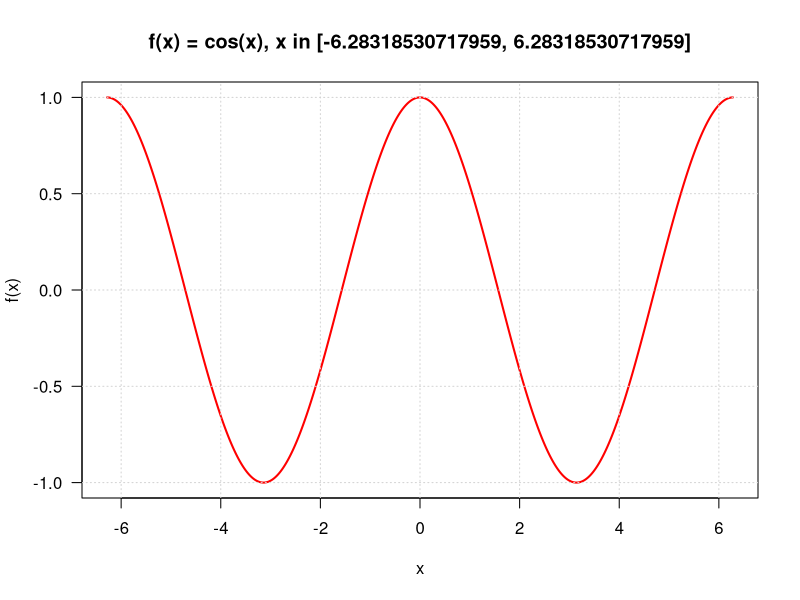
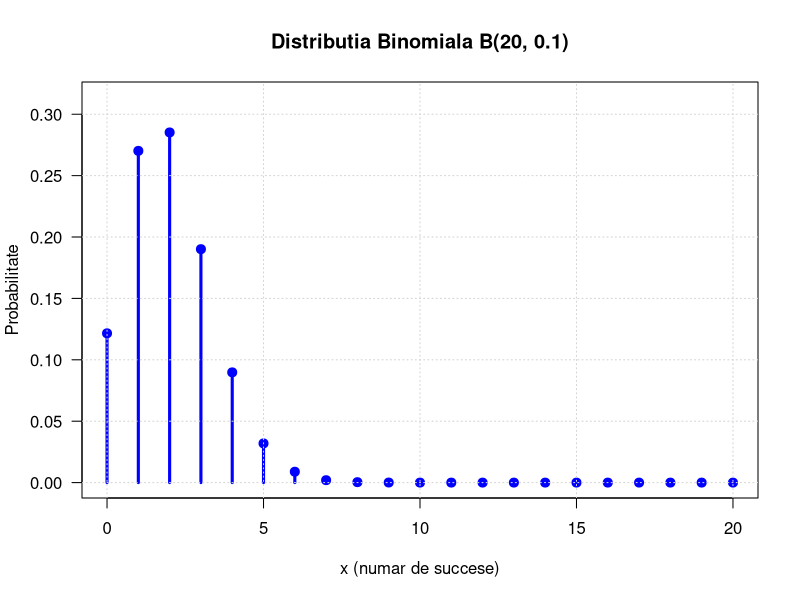
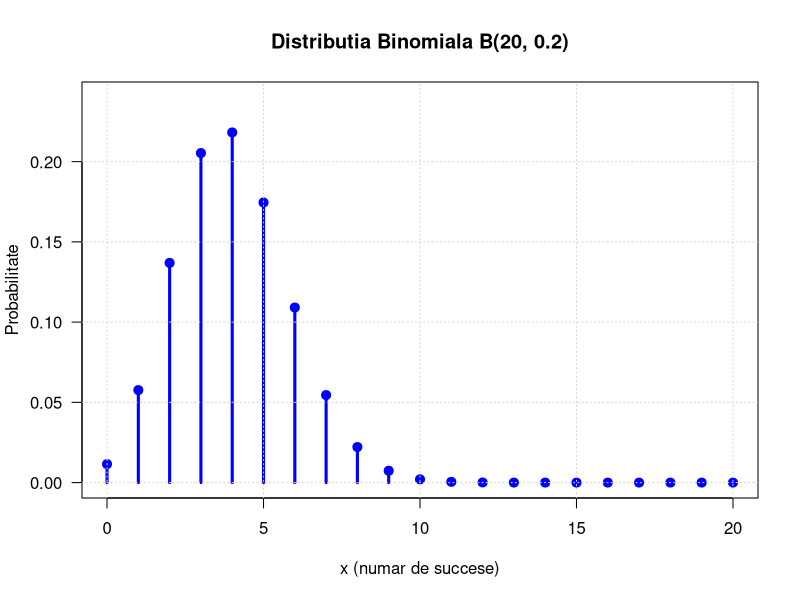
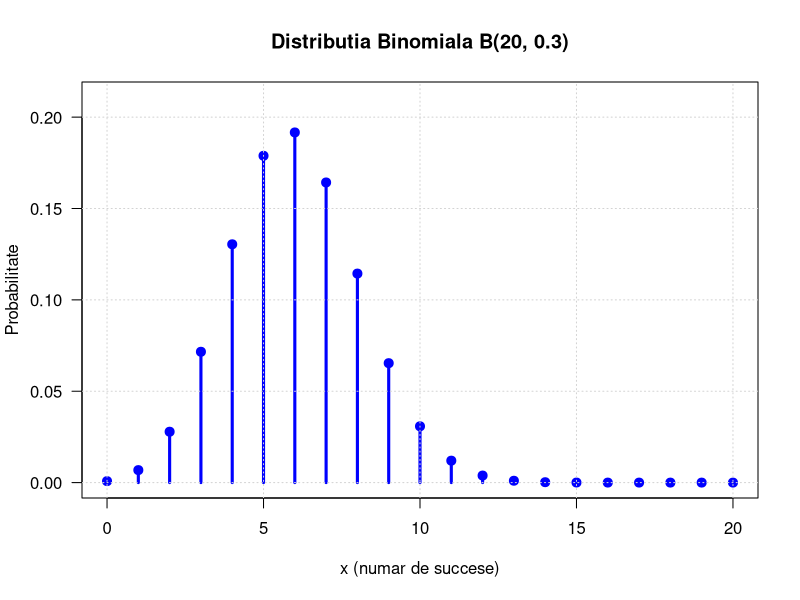
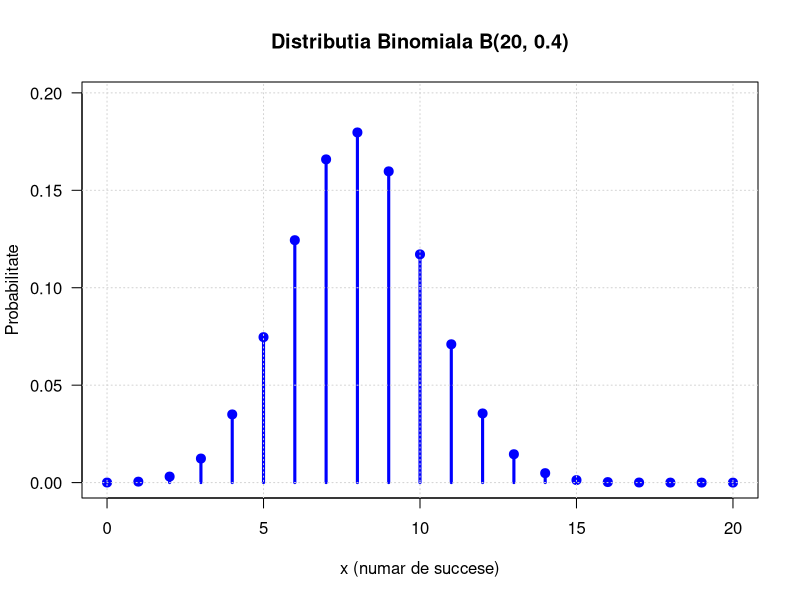
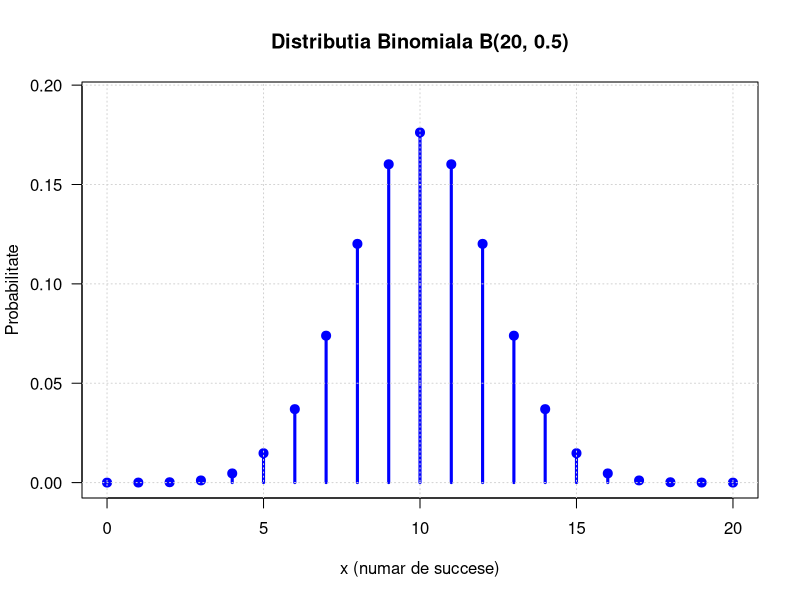
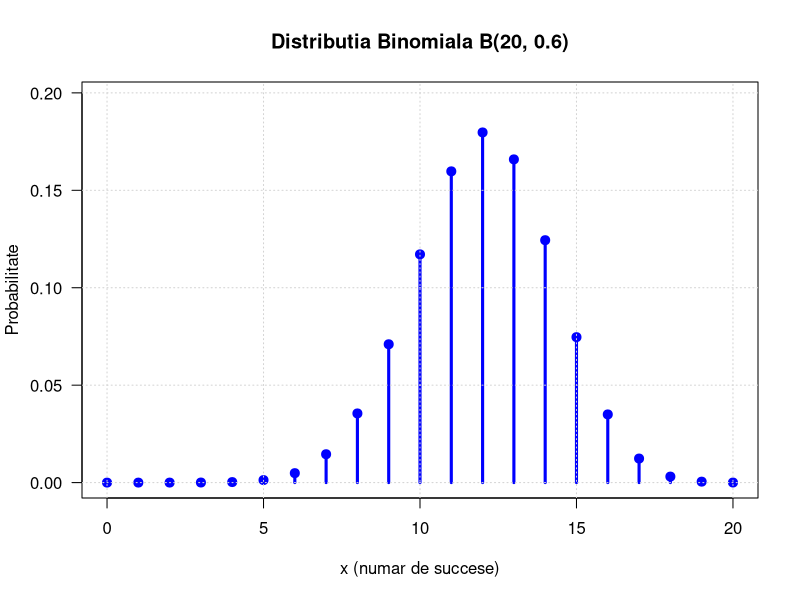
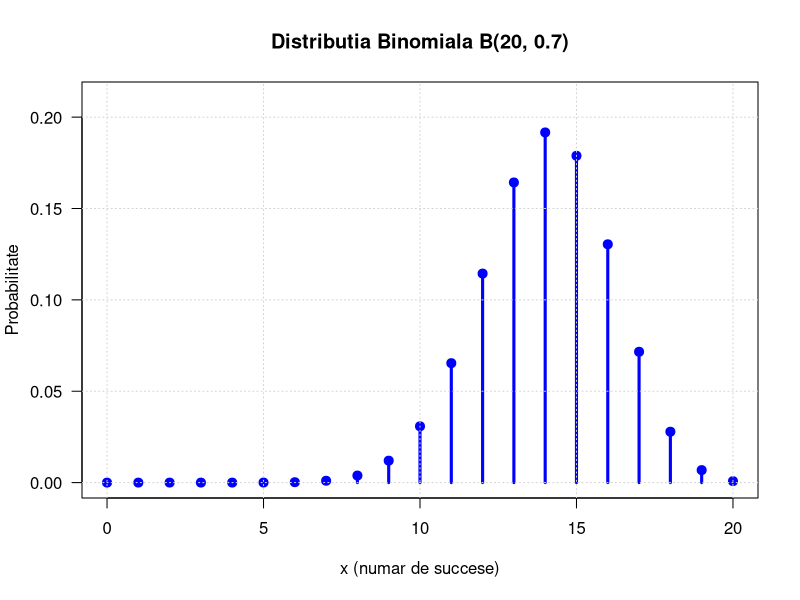

Write R code to recreate these figures, in order.

if (require(rstudioapi)) {
  setwd(dirname(rstudioapi::getSourceEditorContext()$path))
}


cat("Directorul de lucru:", getwd(), "\n\n")



# EXERCITIUL 1


# Functie pentru afisarea graficului functiei cos(x) pe intervalul [a, b]
plot_cosinus <- function(a, b) {
  # Generam valori pentru x pe intervalul [a, b]
  x <- seq(a, b, length.out = 1000)
  # Calculam valorile functiei cos(x)
  y <- cos(x)
  
  # Cream graficul
  plot(x, y, 
       type = "l",           # tip linie
       col = "red",          # culoare rosie
       lwd = 2,              # grosime linie 2
       main = paste0("f(x) = cos(x), x in [", a, ", ", b, "]"),
       xlab = "x",
       ylab = "f(x)",
       las = 1)
  
  
  grid()
}

# Afisam graficul in Plots
plot_cosinus(-2*pi, 2*pi)


png("exercitiul1_cosinus.png", width = 800, height = 600, res = 100)
plot_cosinus(-2*pi, 2*pi)
dev.off()
cat("Salvat: exercitiul1_cosinus.png\n\n")


readline(prompt = "Apasa Enter pentru a continua la Exercitiul 2...")



# EXERCITIUL 2


# Refacem graficele pentru distributia binomiala B(n=20, x, p)
# pentru p = 0.1, 0.2, ..., 0.9

n <- 20
x <- 0:n

p_values <- seq(0.1, 0.9, by = 0.1)

for (p in p_values) {
  probabilitati <- dbinom(x, size = n, prob = p)
  
  # Afisam in Plots
  plot(x, probabilitati,
       type = "h",
       lwd = 3,
       col = "blue",
       main = paste0("Distributia Binomiala B(20, ", p, ")"),
       xlab = "x (numar de succese)",
       ylab = "Probabilitate",
       las = 1,
       ylim = c(0, max(probabilitati) * 1.1))
  
  points(x, probabilitati, pch = 19, col = "blue", cex = 1.2)
  grid()
  
  
  png(paste0("exercitiul2_binomial_n20_p", p, ".png"), 
      width = 800, height = 600, res = 100)
  
  plot(x, probabilitati,
       type = "h",
       lwd = 3,
       col = "blue",
       main = paste0("Distributia Binomiala B(20, ", p, ")"),
       xlab = "x (numar de succese)",
       ylab = "Probabilitate",
       las = 1,
       ylim = c(0, max(probabilitati) * 1.1))
  
  points(x, probabilitati, pch = 19, col = "blue", cex = 1.2)
  grid()
  
  dev.off()
  
  cat("Salvat: exercitiul2_binomial_n20_p", p, ".png\n", sep = "")
  
  
  Sys.sleep(0.5)
}

cat("\n")
readline(prompt = "Apasa Enter pentru a continua la Exercitiul 3...")



# EXERCITIUL 3


# Desenam graficele densitatii distributiei normale N(0, sigma^2)
# pentru sigma = 0.5, 1, 2 pe intervalul [-5, 5]

# Definim intervalul
x <- seq(-5, 5, length.out = 1000)

# Definim valorile pentru sigma
sigma_values <- c(0.5, 1, 2)
culori <- c("red", "blue", "green")
mu <- 0

# Initializam graficul cu prima distributie
y1 <- dnorm(x, mean = mu, sd = sigma_values[1])


plot(x, y1,
     type = "l",
     col = culori[1],
     lwd = 2,
     main = "Densitatea Distributiei Normale N(0, sigma^2)",
     xlab = "x",
     ylab = "Densitate",
     ylim = c(0, max(dnorm(x, mean = mu, sd = sigma_values[1]))),
     las = 1)

# Adaugam celelalte distributii
for (i in 2:length(sigma_values)) {
  y <- dnorm(x, mean = mu, sd = sigma_values[i])
  lines(x, y, col = culori[i], lwd = 2)
}


legend("topright",
       legend = paste0("sigma = ", sigma_values),
       col = culori,
       lwd = 2,
       bty = "n")


grid()


png("exercitiul3_normale.png", width = 800, height = 600, res = 100)

y1 <- dnorm(x, mean = mu, sd = sigma_values[1])

plot(x, y1,
     type = "l",
     col = culori[1],
     lwd = 2,
     main = "Densitatea Distributiei Normale N(0, sigma^2)",
     xlab = "x",
     ylab = "Densitate",
     ylim = c(0, max(dnorm(x, mean = mu, sd = sigma_values[1]))),
     las = 1)

for (i in 2:length(sigma_values)) {
  y <- dnorm(x, mean = mu, sd = sigma_values[i])
  lines(x, y, col = culori[i], lwd = 2)
}

legend("topright",
       legend = paste0("sigma = ", sigma_values),
       col = culori,
       lwd = 2,
       bty = "n")

grid()

dev.off()
cat("Salvat: exercitiul3_normale.png\n\n")

readline(prompt = "Apasa Enter pentru a continua la Exercitiul 4...")



# EXERCITIUL 4


# (a) 
# Functie CLT pentru distributia uniforma U[0, 20]

CLT <- function(n) {
  # Numarul de esantioane
  num_esantioane <- 1000
  
  # Vector pentru stocarea mediilor
  medii <- numeric(num_esantioane)
  
  # Generam 1000 de esantioane si calculam media fiecaruia
  for (i in 1:num_esantioane) {
    # Generam un esantion de dimensiune n din U[0, 20]
    esantion <- runif(n, min = 0, max = 20)
    # Calculam media esantionului
    medii[i] <- mean(esantion)
  }
  
  # Returnam vectorul mediilor
  return(medii)
}


# (b)
# Construim histogramele pentru n = 1, 5, 10, 100


n_values <- c(1, 5, 10, 100)


par(mfrow = c(2, 2))

for (n in n_values) {
  # Generam mediile folosind functia CLT
  medii <- CLT(n)
  
  
  hist(medii,
       breaks = 30,
       col = "lightblue",
       border = "black",
       main = paste0("Histograma mediilor (n = ", n, ")"),
       xlab = "Media esantionului",
       ylab = "Frecventa",
       las = 1,
       probability = TRUE)
  
  # Suprapunem curba densitatii normale teoretice
  mean_teoretic <- 10
  sd_teoretic <- sqrt((20^2 / 12) / n)
  
  curve(dnorm(x, mean = mean_teoretic, sd = sd_teoretic),
        col = "red",
        lwd = 2,
        add = TRUE)
  
  
  legend("topright",
         legend = c("Observat", "Normal teoretic"),
         fill = c("lightblue", NA),
         border = c("black", NA),
         lty = c(NA, 1),
         col = c(NA, "red"),
         lwd = c(NA, 2),
         bty = "n",
         cex = 0.8)
}

par(mfrow = c(1, 1))


png("exercitiul4b_histograme_uniforma.png", width = 1000, height = 1000, res = 100)

par(mfrow = c(2, 2))

for (n in n_values) {
  medii <- CLT(n)
  
  hist(medii,
       breaks = 30,
       col = "lightblue",
       border = "black",
       main = paste0("Histograma mediilor (n = ", n, ")"),
       xlab = "Media esantionului",
       ylab = "Frecventa",
       las = 1,
       probability = TRUE)
  
  mean_teoretic <- 10
  sd_teoretic <- sqrt((20^2 / 12) / n)
  
  curve(dnorm(x, mean = mean_teoretic, sd = sd_teoretic),
        col = "red",
        lwd = 2,
        add = TRUE)
  
  legend("topright",
         legend = c("Observat", "Normal teoretic"),
         fill = c("lightblue", NA),
         border = c("black", NA),
         lty = c(NA, 1),
         col = c(NA, "red"),
         lwd = c(NA, 2),
         bty = "n",
         cex = 0.8)
}

par(mfrow = c(1, 1))

dev.off()
cat("Salvat: exercitiul4b_histograme_uniforma.png\n\n")

readline(prompt = "Apasa Enter pentru a continua la Exercitiul 4(c)...")


# ----- Partea (c) -----
# Rescriem functia CLT pentru distributia binomiala B(x, 20, 0.9)

CLT_binomial <- function(n) {
  
  num_esantioane <- 1000
  
  
  medii <- numeric(num_esantioane)
  
  # Generam 1000 de esantioane si calculam media fiecaruia
  for (i in 1:num_esantioane) {
    # Generam un esantion de dimensiune n din B(20, 0.9)
    esantion <- rbinom(n, size = 20, prob = 0.9)
    # Calculam media esantionului
    medii[i] <- mean(esantion)
  }
  
  
  return(medii)
}


par(mfrow = c(2, 2))

for (n in n_values) {
  # Generam mediile folosind functia CLT_binomial
  medii <- CLT_binomial(n)
  
  
  hist(medii,
       breaks = 30,
       col = "lightgreen",
       border = "black",
       main = paste0("Histograma mediilor B(20, 0.9) (n = ", n, ")"),
       xlab = "Media esantionului",
       ylab = "Frecventa",
       las = 1,
       probability = TRUE)
  
  # Suprapunem curba densitatii normale teoretice
  mean_teoretic <- 20 * 0.9
  sd_teoretic <- sqrt((20 * 0.9 * 0.1) / n)
  
  curve(dnorm(x, mean = mean_teoretic, sd = sd_teoretic),
        col = "red",
        lwd = 2,
        add = TRUE)
  
  # Adaugam legenda
  legend("topright",
         legend = c("Observat", "Normal teoretic"),
         fill = c("lightgreen", NA),
         border = c("black", NA),
         lty = c(NA, 1),
         col = c(NA, "red"),
         lwd = c(NA, 2),
         bty = "n",
         cex = 0.8)
}

par(mfrow = c(1, 1))

# Salvam graficul ca PNG
png("exercitiul4c_histograme_binomiala.png", width = 1000, height = 1000, res = 100)

par(mfrow = c(2, 2))

for (n in n_values) {
  medii <- CLT_binomial(n)
  
  hist(medii,
       breaks = 30,
       col = "lightgreen",
       border = "black",
       main = paste0("Histograma mediilor B(20, 0.9) (n = ", n, ")"),
       xlab = "Media esantionului",
       ylab = "Frecventa",
       las = 1,
       probability = TRUE)
  
  mean_teoretic <- 20 * 0.9
  sd_teoretic <- sqrt((20 * 0.9 * 0.1) / n)
  
  curve(dnorm(x, mean = mean_teoretic, sd = sd_teoretic),
        col = "red",
        lwd = 2,
        add = TRUE)
  
  legend("topright",
         legend = c("Observat", "Normal teoretic"),
         fill = c("lightgreen", NA),
         border = c("black", NA),
         lty = c(NA, 1),
         col = c(NA, "red"),
         lwd = c(NA, 2),
         bty = "n",
         cex = 0.8)
}

par(mfrow = c(1, 1))

dev.off()
cat("Salvat: exercitiul4c_histograme_binomiala.png\n\n")
